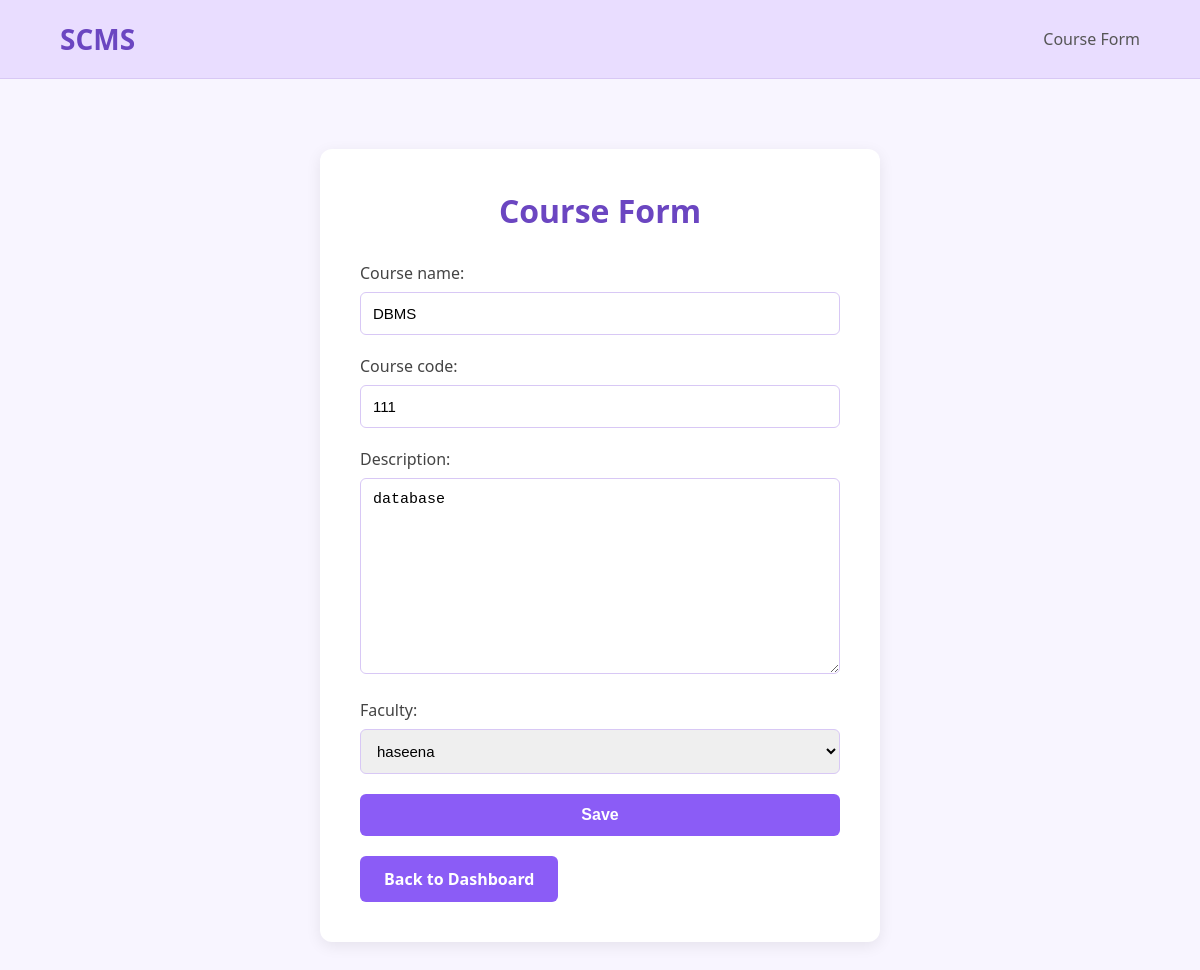
Screenshot of /courses/edit/2/ (signed in) with the database file from the repository.
### myapp/models.py (models this page shows, shortened)
class Course(models.Model):
    course_name = models.CharField(
        max_length=100
    )
    course_code = models.CharField(
        max_length=20,
        unique=True
    )
    description = models.TextField()
    faculty = models.ForeignKey(
        User,
        on_delete=models.SET_NULL,
        null=True,
        blank=True
    )

### myapp/views.py (the view, shortened to what this page needs)
@login_required
@user_passes_test(is_faculty)
def edit_course(request,id):
    course = Course.objects.get(
        id=id
    )
    form = CourseForm(
        instance=course
    )
    return render(
        request,
        'course_form.html',
        {'form': form}
    )

### myapp/forms.py
class CourseForm(forms.ModelForm):
    class Meta:
        model = Course
        fields = [
            'course_name',
            'course_code',
            'description',
            'faculty'
        ]

### myapp/views.py (called while the page is built)
def is_faculty(user):
    if user.is_superuser:
        return True
    return (
        hasattr(user, 'userprofile')
        and user.userprofile.role == 'Faculty'
    )

### templates/course_form.html (shortened to what this page needs)
<!DOCTYPE html>
<html lang="en">
<head>
</head>
<body>
    <div class="head">
        <h2>SCMS</h2>
        <span>Course Form</span>
    </div>
    <div class="course-container">
        <div class="course-card">
            <h1>Course Form</h1>
            <form method="POST">
                {{ form.as_p }}
                <button type="submit">
                    Save
                </button>
            </form>
            {% if request.user.is_superuser %}
            <a href="{% url 'admin_dashboard' %}" class="back-btn">
                Back to Dashboard
            </a>
            {% elif request.user.userprofile.role == 'Faculty' %}
            <a href="{% url 'faculty_dashboard' %}" class="back-btn">
                Back to Dashboard
            </a>
            {% else %}
            <a href="{% url 'student_dashboard' %}" class="back-btn">
                Back to Dashboard
            </a>
            {% endif %}
        </div>
    </div>
</body>
</html>

### templates/course_form.html (style rules this page uses)
* { margin: 0; padding: 0; box-sizing: border-box; }
body { font-family: 'Segoe UI', sans-serif; background: #f8f5ff; min-height: 100vh; }
.head { display: flex; justify-content: space-between; align-items: center; padding: 20px 60px; background-color: #e9ddff; border-bottom: 1px solid #d8c8f5; }
.head h2 { color: #6b46c1; font-size: 28px; }
.head span { color: #555; font-size: 16px; }
.course-container { width: 100%; max-width: 600px; margin: 50px auto; padding: 20px; }
.course-card { background: white; padding: 40px; border-radius: 12px; box-shadow: 0 4px 15px rgba(0, 0, 0, 0.08); }
h1 { text-align: center; color: #6b46c1; margin-bottom: 30px; }
label { display: block; margin-bottom: 8px; color: #444; font-weight: 500; }
input, textarea, select { width: 100%; padding: 12px; border: 1px solid #d8c8f5; border-radius: 6px; font-size: 15px; outline: none; margin-bottom: 20px; transition: .3s; }
textarea { min-height: 120px; resize: vertical; }
button { width: 100%; padding: 12px; border: none; border-radius: 6px; background: #8b5cf6; color: white; font-size: 16px; font-weight: 600; cursor: pointer; transition: .3s; }
.back-btn { display: inline-block; text-decoration: none; background: #8b5cf6; color: white; padding: 12px 24px; border-radius: 6px; font-weight: 600; margin-top: 20px; transition: .3s; }

### rows the page displays
Course: course_name "DBMS", course_code "111", description "database", faculty "haseena"
